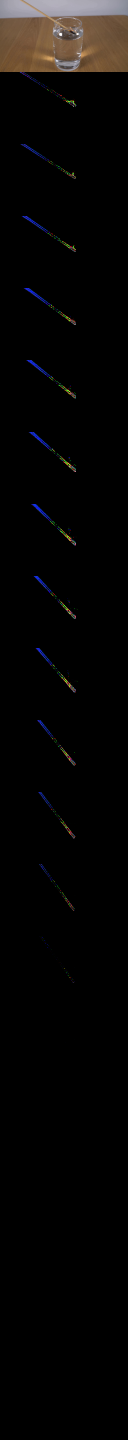
#> input picture bench_smoke_physics_iq_explore_20261107/module_cohort/gpt61-explore/text/case_0110_attempt_01/candidate_00/pixels-839b39368362bcb9.png, 256 x 2880 px, given in place of first_frame.png, which was not available (shown at 1/2 size)
$ python generate.py
#> lines starting #> are read from the running program, lines starting #| are printed output that depends on the picture; after the words box and inside, x2 and y2 are one past the last pixel; in counts of white or black regions, pixels touching at a corner belong together
"""Deterministic RGB animation, using the supplied photograph and pixel geometry."""
from pathlib import Path
import math
import shutil
import subprocess

import numpy as np
from PIL import Image

import artifact_io


ROOT = Path(__file__).resolve().parent
SOURCE = np.asarray(Image.open(ROOT / "first_frame.png").convert("RGB"))
#> SOURCE is the input picture: shape (2880, 256, 3); mean R, G, B 6.9, 5.9, 5.3
H, W = SOURCE.shape[:2]
#> H = 2880; W = 256
Y, X = np.mgrid[:H, :W].astype(np.float64)
PIVOT = np.array([112.2, 43.5])
ANGLE = math.atan2(1.0, 1.59)
U0 = np.array([math.cos(ANGLE), math.sin(ANGLE)])
N0 = np.array([-U0[1], U0[0]])


def sample(array, x, y):
    """Bilinear RGB sampling, at coordinates measured in source pixels."""
    x = np.clip(x, 0, W - 1.000001)
    y = np.clip(y, 0, H - 1.000001)
    ix, iy = np.floor(x).astype(int), np.floor(y).astype(int)
    ax, ay = (x - ix)[..., None], (y - iy)[..., None]
    return ((1 - ay) * ((1 - ax) * array[iy, ix] + ax * array[iy, ix + 1])
            + ay * ((1 - ax) * array[iy + 1, ix] + ax * array[iy + 1, ix + 1]))


def clean_plate():
    """Fill only the narrow footprint of the original stick and burning end."""
    dx, dy = X - PIVOT[0], Y - PIVOT[1]
    along = dx * U0[0] + dy * U0[1]
    normal = dx * N0[0] + dy * N0[1]
    body = (np.abs(normal) < 2.85) & (along < 31.8)
    end = (np.abs(normal + 0.30) < 3.35) & (along > 29) & (along < 46.4)
    flame = ((X - 143.1) / 4.1) ** 2 + ((Y - 59.2) / 3.6) ** 2 < 1
    mask = body | end | flame
    a = SOURCE.astype(float)
    plate = a.copy()
    # An initial horizontal estimate retains the wall/table boundary exactly.
    for row in range(H):
        xx = np.flatnonzero(mask[row])
        if not len(xx):
            continue
        starts = np.r_[0, np.flatnonzero(np.diff(xx) > 1) + 1]
        stops = np.r_[starts[1:], len(xx)]
        for start, stop in zip(starts, stops):
            left, right = int(xx[start]), int(xx[stop - 1])
            l = max(0, left - 1)
            r = min(W - 1, right + 1)
            f = (np.arange(left, right + 1) - l) / max(1, r - l)
            plate[row, left:right + 1] = (a[row, l] * (1 - f[:, None])
                                         + a[row, r] * f[:, None])
    # Locally harmonic RGB interpolation continues the glass and water edges.
    for _ in range(480):
        pad = np.pad(plate, ((1, 1), (1, 1), (0, 0)), mode="edge")
        smooth = (pad[1:-1, :-2] + pad[1:-1, 2:]
                  + pad[:-2, 1:-1] + pad[2:, 1:-1]) * 0.25
        plate[mask] = smooth[mask]
    # Preserve the exact photographed horizontal background edge above the glass.
    for row in range(35):
        xx = np.flatnonzero(mask[row])
        if len(xx):
            l, r = max(0, xx[0] - 1), min(W - 1, xx[-1] + 1)
            f = (xx - l) / max(1, r - l)
            plate[row, xx] = a[row, l] * (1 - f[:, None]) + a[row, r] * f[:, None]
    return plate, mask


PLATE, REMOVED = clean_plate()
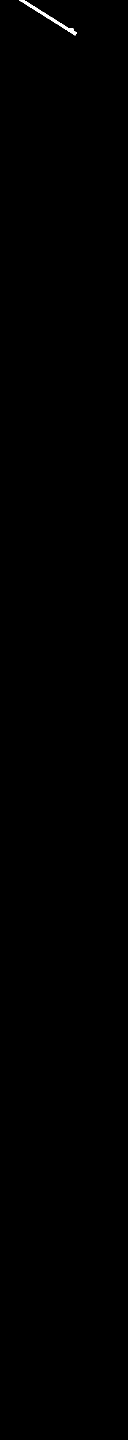
#> REMOVED: shape (2880, 256) bool (shown at 1/2 size); 0.1% white; 1 white region, box (x1, y1, x2, y2) and area: (38, 0, 154, 71) 771


def body_alpha(q):
    # This width comes from the numerical cross section of the original stick.
    return np.clip((2.30 - np.abs(q)) / 0.91, 0, 1)


def material(s, q):
    """Source RGB texture with its former background removed algebraically."""
    sx = PIVOT[0] + s * U0[0] + q * N0[0]
    sy = PIVOT[1] + s * U0[1] + q * N0[1]
    # The unseen upper length uses additional samples of the same wooden shaft.
    outside = sy < 2
    wrapped_y = 5 + np.mod(sy, 23)
    sx = np.where(outside, 43.0 + 1.59 * wrapped_y - q / U0[1], sx)
    sy = np.where(outside, wrapped_y, sy)
    alpha = np.maximum(body_alpha(q), 0.16)[..., None]
    raw = sample(SOURCE.astype(float), sx, sy)
    bg = sample(PLATE, sx, sy)
    fg = np.clip((raw - (1 - alpha) * bg) / alpha, 0, 255)
    # Use unobstructed wood for the last few millimeters; the water reflection
    # remains attached to the glass instead of being carried by the match.
    upper_y = 16 + np.mod(s * 0.54, 15)
    upper_x = 43 + 1.59 * upper_y - q / U0[1]
    wood = sample(SOURCE.astype(float), upper_x, upper_y)
    wood_bg = sample(PLATE, upper_x, upper_y)
    wood = np.clip((wood - (1 - alpha) * wood_bg) / alpha, 0, 255)
    mix = np.clip((s - 23) / 5.5, 0, 1)[..., None]
    return fg * (1 - mix) + wood * mix


def composite(rgb, color, opacity):
    opacity = np.clip(opacity, 0, 1)[..., None]
    return rgb * (1 - opacity) + color * opacity


# [52 lines left out: functions flame_layer, water_response, not called in this run]


def make_frame(index):
    if index == 0:
        return SOURCE.copy()
    time = index / 4
    progress = 0.5 - 0.5 * math.cos(math.pi * min(time / 3.1, 1.0))
    theta = ANGLE + math.radians(22.0) * progress
    u = np.array([math.cos(theta), math.sin(theta)])
    n = np.array([-u[1], u[0]])
    insertion = 16.0 * progress
    anchor = PIVOT + insertion * u
    dx, dy = X - anchor[0], Y - anchor[1]
    s = dx * u[0] + dy * u[1]
    q = dx * n[0] + dy * n[1]
    rgb = PLATE.copy()
    wood_alpha = body_alpha(q) * np.clip((34.3 - s) / 2.4, 0, 1)
    wood = material(s, q)
    # The narrow glass-wall highlights lie in front of the stick. This also
    # makes the submersed portion slightly softer and less contrasty.
    glass = np.clip((Y - 43) / 20, 0, 1)
    wood = wood * (1 - 0.06 * glass[..., None]) + PLATE * (0.06 * glass[..., None])
    under = np.clip((Y - 65.5) / 2.5, 0, 1)
    wood = wood * (1 - 0.15 * under[..., None]) + PLATE * (0.15 * under[..., None])
    rgb = composite(rgb, wood, wood_alpha)
    # The end is already charred in the input. Copy its local texture, avoiding
    # the adjacent glare spot on the glass.
    head_end = 44.6
    head_start = 31.0
    cap_s = np.clip(s, head_start + 1.5, head_end - 1.7)
    cap_dist = np.sqrt((s - cap_s) ** 2 + (q + 0.40) ** 2)
    head_alpha = np.clip((2.35 - cap_dist) / 0.85, 0, 1)
    sx = PIVOT[0] + s * U0[0] + q * N0[0]
    sy = PIVOT[1] + s * U0[1] + q * N0[1]
    raw_head = sample(SOURCE.astype(float), sx, sy)
    old_bg = sample(PLATE, sx, sy)
    a = np.maximum(head_alpha, 0.2)[..., None]
    char = np.clip((raw_head - (1 - a) * old_bg) / a, 0, 255)
    # Limit any surface reflection accidentally included at the edge of the
    # original head while retaining its brown upper end and black lower end.
    dark_factor = np.clip((s - 31.5) / 7.0, 0, 1)[..., None]
    char = np.minimum(char, np.array([155, 114, 74]) * (1 - dark_factor)
                      + np.array([61, 54, 51]) * dark_factor)
    char = char * (1 - under[..., None] * 0.15) + PLATE * (under[..., None] * 0.15)
    rgb = composite(rgb, char, head_alpha)
    tip = anchor + u * 44.0 - n * 0.4
    flame_strength = max(0.0, 1 - (time / 0.8) ** 1.4)
    rgb = flame_layer(rgb, tip, time, flame_strength)
    # Keep strong photographed glints anchored to the glass, including the rim.
    original_brightness = SOURCE.astype(float).mean(axis=-1)
    front = np.clip((original_brightness - 200) / 55, 0, 1)
    front *= ((X > 104) & (X < 164) & (Y > 42) & (Y < 130))
    front *= (~REMOVED)
    rgb = composite(rgb, SOURCE.astype(float), front * 0.73)
    rgb = water_response(rgb, time)
    return np.rint(np.clip(rgb, 0, 255)).astype(np.uint8)


def main():
    frames = np.stack([make_frame(i) for i in range(20)])
#> in material, `outside = sy < 2`: outside: shape (2880, 256) bool; 0.09% white; 1 white region, box (x1, y1, x2, y2) and area: (0, 0, 256, 4) 679
#> in sample, `ix, iy = np.floor(x).astype(int), np.floor(y).astype(int)`:
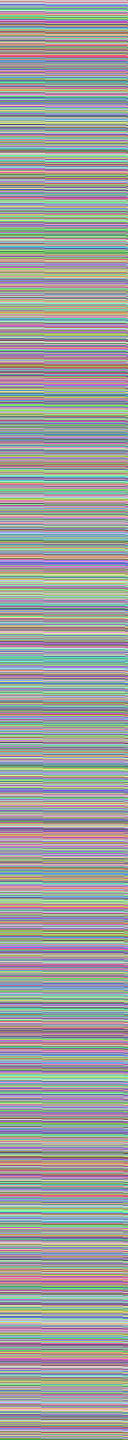
#> iy: shape (2880, 256) int64 (shown at 1/2 size); 2877 distinct labels, from 2 to 2878; one colour per label, 0 black
#> in material, `upper_y = 16 + np.mod(s * 0.54, 15)`:
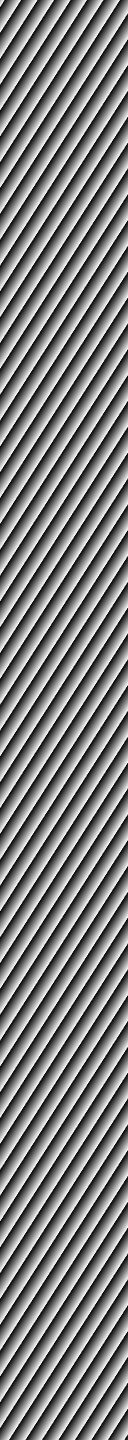
#> upper_y: shape (2880, 256) float64 (shown at 1/2 size); min 16, max 31, mean 23.5; drawn with min black and max white
#> in material, `upper_x = 43 + 1.59 * upper_y - q / U0[1]`:
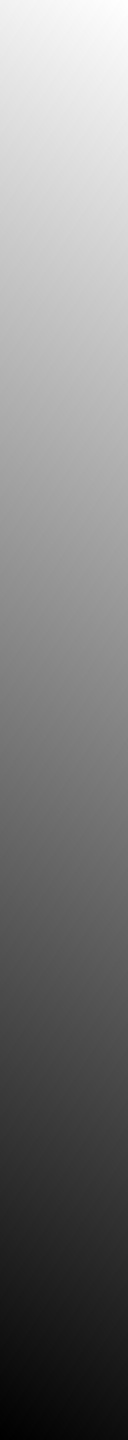
#> upper_x: shape (2880, 256) float64 (shown at 1/2 size); min -4524.9, max 293.1, mean -2115.2; drawn with min black and max white
#> in sample (call 3), `ix, iy = np.floor(x).astype(int), np.floor(y).astype(int)`: ix: shape (2880, 256) int64; 255 distinct labels, from 0 to 254
#> in sample (call 3), `ax, ay = (x - ix)[..., None], (y - iy)[..., None]`:
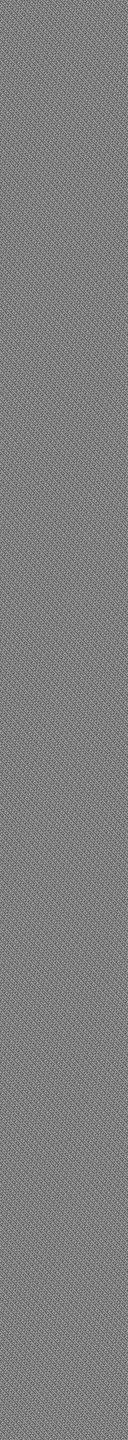
#> ay: shape (2880, 256, 1) float64 (shown at 1/2 size); min 1.61e-07, max 1, mean 0.5
#> in material, `mix = np.clip((s - 23) / 5.5, 0, 1)[..., None]`:
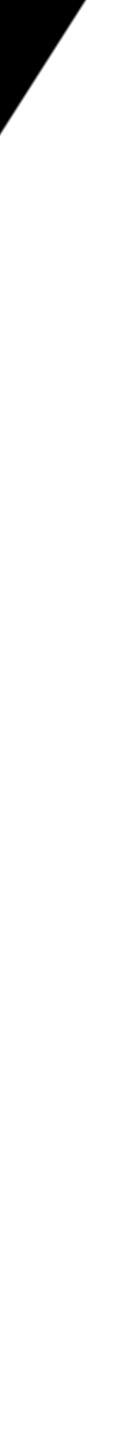
#> mix: shape (2880, 256, 1) float64 (shown at 1/2 size); min 0, max 1, mean 0.969
#> in material, `return fg * (1 - mix) + wood * mix`:
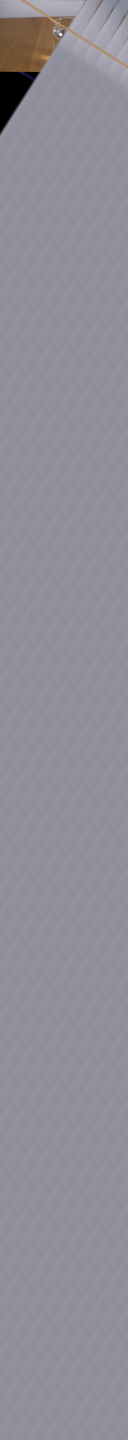
#> returned value: shape (2880, 256, 3) float64 (shown at 1/2 size); mean of channels 0, 1, 2 142.9, 142.5, 154; drawn as R, G, B
    assert frames.shape == (20, 144, 256, 3)
    assert frames.dtype == np.uint8
    assert np.array_equal(frames[0], SOURCE)
    candidates = ROOT / "candidates"
    candidates.mkdir(exist_ok=True)
    np.savez_compressed(candidates / "candidate_01.npz", frames=frames)
    shutil.copyfile(__file__, candidates / "generate_01.py")
    artifact_io.save(frames, ROOT)
    if shutil.which("ffmpeg"):
        subprocess.run([
            "ffmpeg", "-y", "-loglevel", "error", "-framerate", "4",
            "-i", str(ROOT / "frames" / "%02d.png"),
            "-c:v", "libx264", "-crf", "15", "-pix_fmt", "yuv420p",
            "-movflags", "+faststart", str(ROOT / "video.mp4"),
        ], check=True)
    print("Saved 20 RGB frames at 256x144, 4 fps, 5 seconds.")
    print("Frame 00 is pixel-identical to first_frame.png.")


if __name__ == "__main__":
#> (the run stopped early here; a loop or call above may not have finished)
